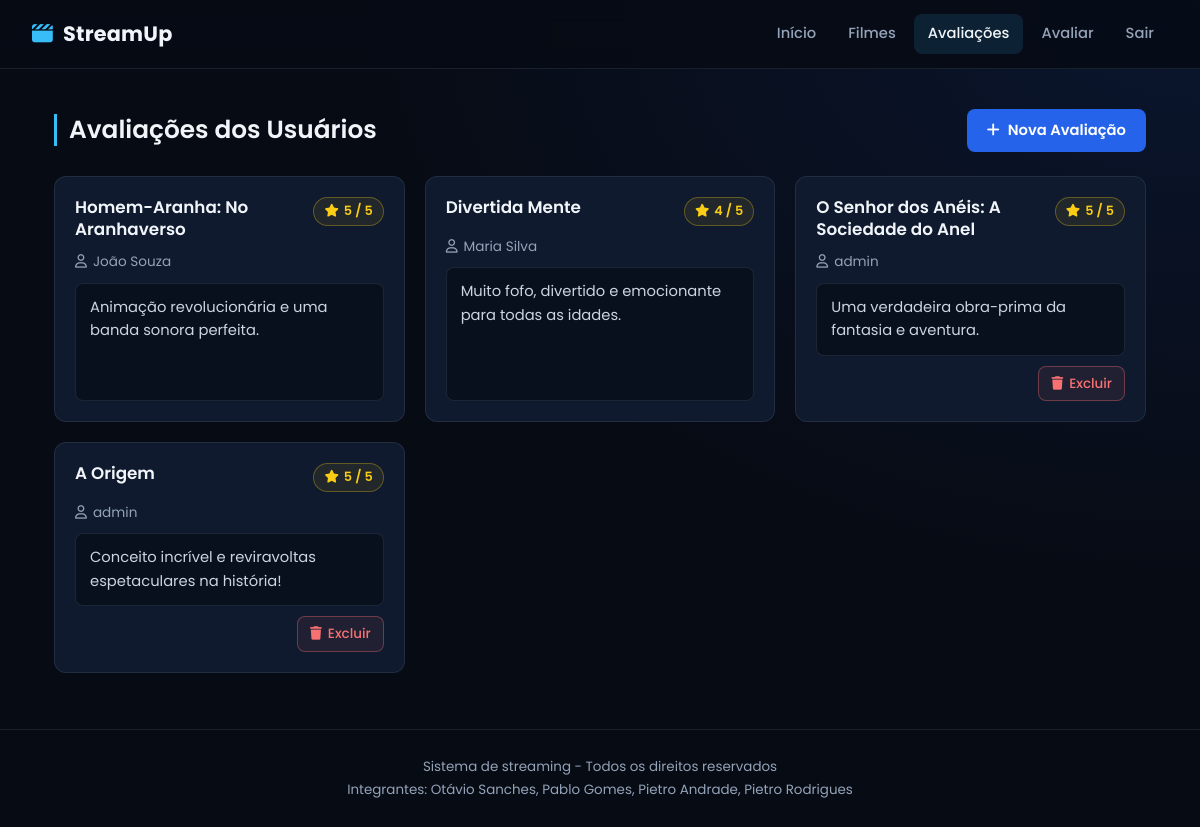
Page /avaliacoes/listar.php (signed in) on the committed database.
### tables this page shows
CREATE TABLE `avaliacoes` (
  `id` int(11) NOT NULL,
  `usuario_id` int(11) NOT NULL,
  `filme_id` int(11) NOT NULL,
  `Score` int(5) DEFAULT NULL,
  `comentario` text DEFAULT NULL
);

CREATE TABLE `filmes` (
  `id` int(11) NOT NULL,
  `titulo` varchar(150) NOT NULL,
  `sinopse` text NOT NULL,
  `ano_lancamento` year(4) NOT NULL,
  `avaliacao` decimal(3,2) NOT NULL,
  `duracao_minutos` int(11) NOT NULL,
  `genero` varchar(50) NOT NULL
);

CREATE TABLE `usuarios` (
  `id` int(11) NOT NULL,
  `nome` varchar(100) NOT NULL,
  `email` varchar(100) NOT NULL,
  `senha` varchar(250) NOT NULL
);

### avaliacoes/listar.php (the view, shortened to what this page needs)
<?php
require __DIR__ . '/../conexao.php';
$sql = "SELECT
            a.id,
            a.usuario_id,
            a.Score,
            a.comentario,
            u.nome AS usuario_nome,
            f.titulo AS filme_titulo
        FROM avaliacoes a
        INNER JOIN usuarios u ON a.usuario_id = u.id
        INNER JOIN filmes f ON a.filme_id = f.id
        ORDER BY a.id DESC";
$resultado = mysqli_query($conexao, $sql);
require __DIR__ . '/../cabecalho.php';
?>
<main>
    <div class="topo-secao">
        <h2>Avaliações dos Usuários</h2>
        <a href="avaliar.php" class="btn-novo-acao"><i class="fa-solid fa-plus"></i> Nova Avaliação</a>
    </div>
    <?php if ($resultado && mysqli_num_rows($resultado) > 0) { ?>
        <div class="avaliacoes-grid">
            <?php while ($row = mysqli_fetch_assoc($resultado)) { ?>
                <article class="avaliacao-card">
                    <div class="avaliacao-header">
                        <h3><?php echo htmlspecialchars($row['filme_titulo']); ?></h3>
                        <span class="avaliacao-score"><i class="fa-solid fa-star"></i> <?php echo (int) $row['Score']; ?> / 5</span>
                    </div>
                    <p class="avaliacao-autor">
                        <i class="fa-regular fa-user"></i> <?php echo htmlspecialchars($row['usuario_nome']); ?>
                    </p>
                    <div class="avaliacao-comentario">
                        <?php echo !empty($row['comentario']) ? nl2br(htmlspecialchars((string) $row['comentario'])) : '<em>Sem comentário.</em>'; ?>
                    </div>
                    <?php if ((int) $row['usuario_id'] === (int) $_SESSION['usuario_id']) { ?>
                        <div class="avaliacao-rodape">
                            <a href="excluir.php?id=<?php echo (int) $row['id']; ?>" class="btn-excluir-card" onclick="return confirm('Deseja excluir esta avaliação?');">
                                <i class="fa-solid fa-trash"></i> Excluir
                            </a>
                        </div>
                    <?php } ?>
                </article>
            <?php } ?>
        </div>
    <?php } else { ?>
        <p>Nenhuma avaliação encontrada.</p>
    <?php } ?>
</main>
<?php require __DIR__ . '/../rodape.php'; ?>

### css/style.css (style rules this page uses)
:root { --bg: #070b14; --bg-elevado: #0c1424; --card: #0f1a2e; --card-hover: #13213a; --input: #08101d; --borda: rgba(148, 163, 184, 0.14); --borda-forte: rgba(56, 189, 248, 0.32); --texto: #f1f5f9; --texto-suave: #cbd5e1; --texto-mudo: #94a3b8; --azul: #2563eb; --azul-claro: #3b82f6; --ciano: #38bdf8; --amarelo: #facc15; --verde: #34d399; --vermelho: #f87171; --raio-sm: 8px; --raio: 12px; --raio-lg: 16px; --sombra: 0 10px 30px rgba(0, 0, 0, 0.45); --sombra-hover: 0 14px 36px rgba(0, 0, 0, 0.55); --transicao: 0.2s ease; }
* { box-sizing: border-box; }
body { margin: 0; min-height: 100vh; display: flex; flex-direction: column; font-family: 'Poppins', 'Segoe UI', system-ui, sans-serif; line-height: 1.6; color: var(--texto); background: radial-gradient(ellipse at top right, rgba(37, 99, 235, 0.12), transparent 50%), var(--bg); -webkit-font-smoothing: antialiased; }
h1, h2, h3, h4 { margin: 0; line-height: 1.3; }
a { color: var(--ciano); }
main { flex: 1; width: 100%; max-width: 1140px; margin: 0 auto; padding: 40px 24px 56px; }
main h2 { margin-bottom: 24px; padding-left: 12px; border-left: 3px solid var(--ciano); font-size: 1.55rem; font-weight: 600; }
main p { color: var(--texto-mudo); }
main > a, .btn-novo-acao, form button { display: inline-flex; align-items: center; justify-content: center; gap: 8px; padding: 10px 20px; border: none; border-radius: var(--raio-sm); background: var(--azul); color: #ffffff; font-family: inherit; font-size: 0.92rem; font-weight: 600; text-decoration: none; cursor: pointer; transition: background-color var(--transicao), transform var(--transicao); }
.topo-secao { display: flex; flex-wrap: wrap; justify-content: space-between; align-items: center; gap: 12px; margin-bottom: 24px; }
.topo-secao h2 { margin-bottom: 0; }
.avaliacoes-grid { display: grid; grid-template-columns: repeat(auto-fill, minmax(290px, 1fr)); gap: 20px; }
.avaliacao-card { display: flex; flex-direction: column; gap: 10px; padding: 20px; border: 1px solid var(--borda); border-radius: var(--raio); background: var(--card); transition: border-color var(--transicao), background-color var(--transicao); }
.avaliacao-header { display: flex; justify-content: space-between; align-items: flex-start; gap: 10px; }
.avaliacao-header h3 { font-size: 1.05rem; font-weight: 600; }
.avaliacao-score { display: inline-flex; align-items: center; gap: 5px; padding: 3px 10px; border: 1px solid rgba(250, 204, 21, 0.3); border-radius: 999px; background: rgba(250, 204, 21, 0.08); color: var(--amarelo); font-size: 0.8rem; font-weight: 600; white-space: nowrap; }
.avaliacao-autor { display: flex; align-items: center; gap: 6px; margin: 0 !important; font-size: 0.85rem; }
.avaliacao-comentario { flex: 1; padding: 12px 14px; border: 1px solid var(--borda); border-radius: var(--raio-sm); background: var(--input); color: var(--texto-suave); font-size: 0.92rem; }
.avaliacao-rodape { display: flex; justify-content: flex-end; }
.btn-excluir-card { display: inline-flex; align-items: center; gap: 6px; padding: 6px 12px; border: 1px solid rgba(248, 113, 113, 0.35); border-radius: var(--raio-sm); background: rgba(248, 113, 113, 0.08); color: var(--vermelho); font-size: 0.84rem; font-weight: 500; text-decoration: none; transition: background-color var(--transicao); }

### rows in the picture
avaliacoes: filme.titulo "Homem-Aranha: No Aranhaverso", Score "5", usuario.nome "João Souza", comentario "Animação revolucionária e uma banda sonora perfeita."
avaliacoes: filme.titulo "Divertida Mente", Score "4", usuario.nome "Maria Silva", comentario "Muito fofo, divertido e emocionante para todas as idades."
avaliacoes: filme.titulo "O Senhor dos Anéis: A Sociedade do Anel", Score "5", usuario.nome "admin", comentario "Uma verdadeira obra-prima da fantasia e aventura."
avaliacoes: filme.titulo "A Origem", Score "5", usuario.nome "admin", comentario "Conceito incrível e reviravoltas espetaculares na história!"
